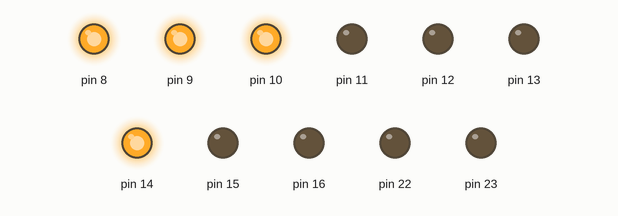
The sketch below on a simulated Arduino Uno, built with avr-gcc and run on an emulated ATmega328P. On the bench: output pins drawn as LEDs (lit = HIGH).

Above: at 0.07 s.
At 1.12 s:
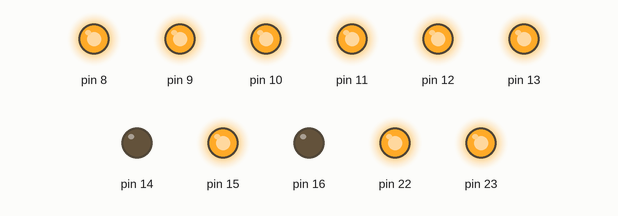
At 2.62 s:
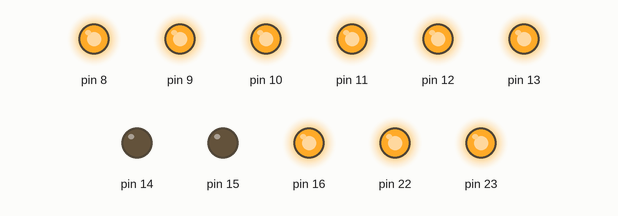
Timing chart, 0 to 3.0 s (numbered marks = the images above):
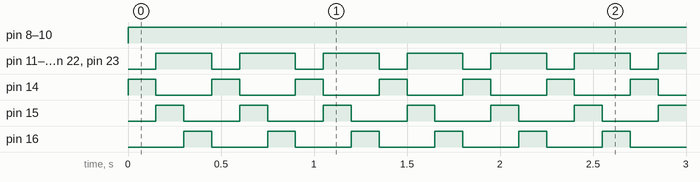

Measured:
- by itself, pin 8–10: LOW → HIGH at 0.00 s
- by itself, pin 11–13, pin 22, pin 23: alternates HIGH for 0.30 s and LOW for 0.15 s
- by itself, pin 14–16: alternates HIGH for 0.15 s and LOW for 0.30 s

The sketch:

5x5_Matrix_L.ino
```cpp
#include <avr/io.h>
#include <util/delay.h>

int main()
{
    DDRB = 0b11111111; // Set all PORTB pins as outputs
    DDRC = 0b00000111; // Set PC0, PC1, and PC2 as outputs (for rows)
    PORTB = 0b11111111; // Turn off all LEDs on PORTB (assuming they are common-anode)
    PORTC = 0b00000000; // Turn off all rows on PORTC (assuming they are connected to anode)

    // Define the custom pattern for the "L"
    uint8_t lPattern[3] = {
        0b11111000, // Top row (PB5 to PB0)
        0b00000000, // Middle row (PB5 to PB0)
        0b00000000  // Bottom row (PB5 to PB0)
    };

    while(1)
    {
        for (int j = 0; j <= 2; j++)
        {
            // Display the "L" row by row
            PORTC = 1 << j; // Enable the corresponding row (PC0, PC1, or PC2)
            PORTB = ~(lPattern[j]); // Apply the pattern to PORTB (LED columns)
            _delay_ms(150);
        }
    }
    return 0;
}
```
